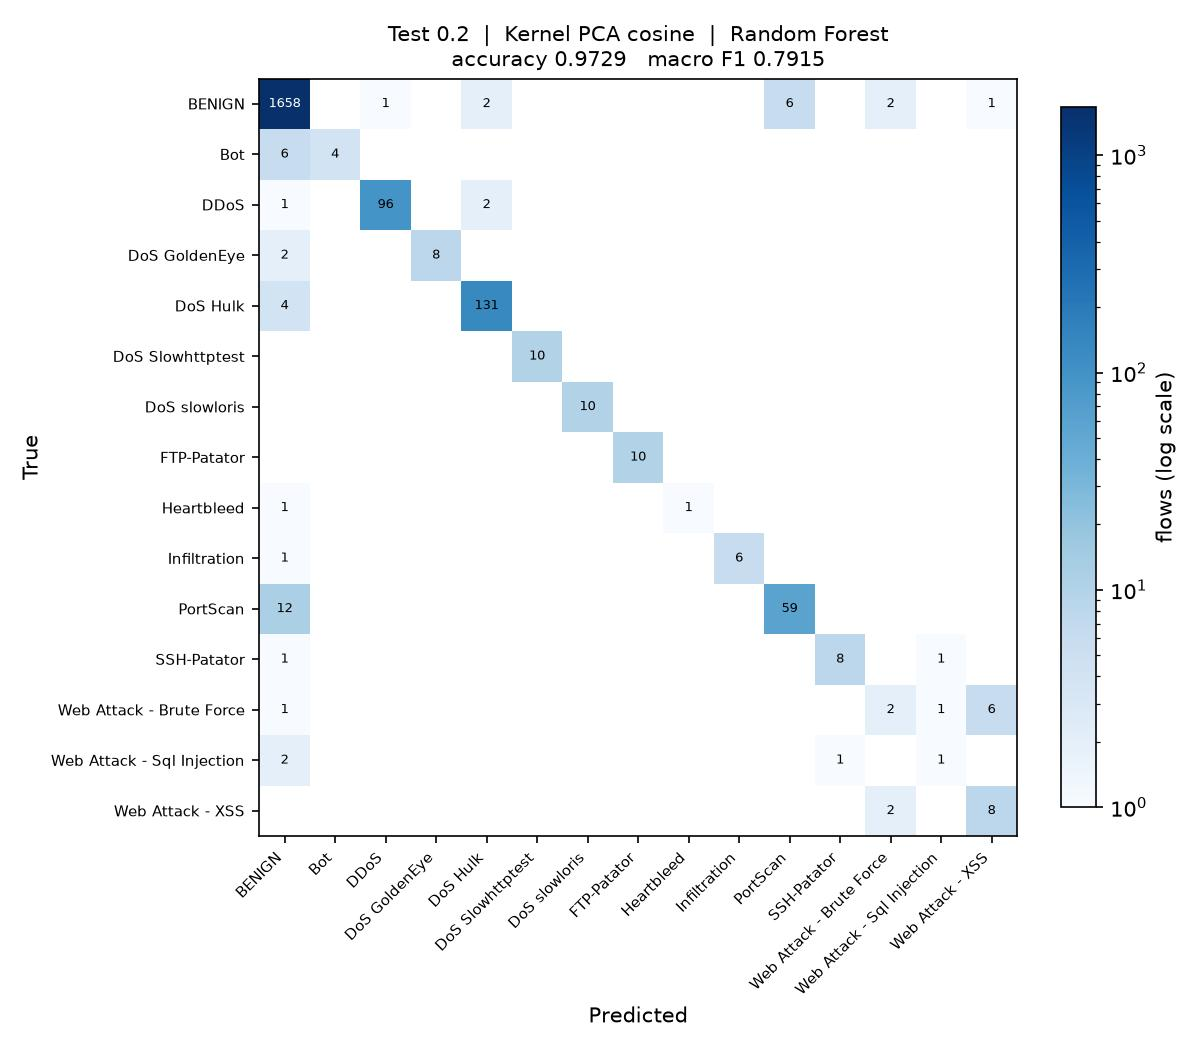

The Python source for this figure:
"""
Test_0.2_DR_COS_RF

Test size 0.2  |  Kernel PCA (cosine)  |  Random Forest  (reference sheet #7)

Run on its own:

    python Test_0.2_DR_COS_RF.py

Writes Test_0.2_DR_COS_RF.jpg (confusion matrix) and appends one row to
results/75_runs.csv.
"""

import os
import sys
import time
import warnings
from pathlib import Path

import matplotlib
matplotlib.use("Agg")
import matplotlib.pyplot as plt
import numpy as np
import pandas as pd
from sklearn.decomposition import KernelPCA
from sklearn.impute import SimpleImputer
from sklearn.metrics import (accuracy_score, confusion_matrix, f1_score,
                             precision_score, recall_score)
from sklearn.model_selection import train_test_split
from sklearn.preprocessing import LabelEncoder, StandardScaler
from sklearn.ensemble import RandomForestClassifier

sys.path.insert(0, str(Path(__file__).resolve().parent.parent))
from common import load_sample                      # noqa: E402

warnings.filterwarnings("ignore")

# ----- this run -------------------------------------------------------------
TEST_SIZE = 0.2
KERNEL = "cosine"
CLASSIFIER = "RF"
N_COMPONENTS = 15
# ----------------------------------------------------------------------------

SEED = 0
N_JOBS = max(1, (os.cpu_count() or 2) // 2)
STEM = "Test_0.2_DR_COS_RF"
HERE = Path(__file__).resolve().parent
RESULTS = HERE.parent / "results"


def main():
    t0 = time.time()
    df = load_sample(10000, 50, SEED)
    y = LabelEncoder().fit_transform(df["Label"])
    X = df.drop(columns=["Label", "Day"])
    classes = sorted(df["Label"].unique())
    print(f"{len(df):,} flows, {X.shape[1]} features, {len(classes)} classes")

    X_train, X_test, y_train, y_test = train_test_split(
        X, y, test_size=TEST_SIZE, random_state=SEED, stratify=y)

    # mean imputation and scaling, fitted on the training split only
    imputer = SimpleImputer(strategy="mean").fit(X_train)
    scaler = StandardScaler().fit(imputer.transform(X_train))
    X_train = scaler.transform(imputer.transform(X_train))
    X_test = scaler.transform(imputer.transform(X_test))

    # dimensionality reduction: Kernel PCA, fitted on the training split only.
    # arpack keeps the largest positive eigenvalues; the randomized solver ranks
    # them by magnitude and fails on the sigmoid kernel, which is not PSD.
    kpca = KernelPCA(n_components=N_COMPONENTS, kernel=KERNEL,
                     eigen_solver="arpack", random_state=SEED, n_jobs=N_JOBS)
    X_train = kpca.fit_transform(X_train)
    X_test = kpca.transform(X_test)
    print(f"Kernel PCA ({KERNEL}): {X_train.shape[1]} components")

    classifier = RandomForestClassifier(n_estimators=200, criterion="entropy",
                                    n_jobs=N_JOBS, random_state=SEED)
    classifier.fit(X_train, y_train)
    y_pred = classifier.predict(X_test)

    acc = accuracy_score(y_test, y_pred)
    pre = precision_score(y_test, y_pred, average="macro", zero_division=0)
    rec = recall_score(y_test, y_pred, average="macro", zero_division=0)
    f1 = f1_score(y_test, y_pred, average="macro", zero_division=0)
    pre_w = precision_score(y_test, y_pred, average="weighted", zero_division=0)
    rec_w = recall_score(y_test, y_pred, average="weighted", zero_division=0)
    f1_w = f1_score(y_test, y_pred, average="weighted", zero_division=0)

    print(f"Accuracy  : {acc:.4f}")
    print(f"Precision : {pre:.4f}")
    print(f"Recall    : {rec:.4f}")
    print(f"F1 Score  : {f1:.4f}")

    # confusion matrix image, named to match this script
    cm = confusion_matrix(y_test, y_pred, labels=range(len(classes)))
    fig, ax = plt.subplots(figsize=(8, 7))
    im = ax.imshow(cm, cmap="Blues", norm=matplotlib.colors.LogNorm(vmin=1))
    ax.set_xticks(range(len(classes)), classes, rotation=45, ha="right", fontsize=7)
    ax.set_yticks(range(len(classes)), classes, fontsize=7)
    ax.set_xlabel("Predicted")
    ax.set_ylabel("True")
    ax.set_title(f"Test {TEST_SIZE}  |  Kernel PCA {KERNEL}  |  Random Forest\n"
                 f"accuracy {acc:.4f}   macro F1 {f1:.4f}", fontsize=10)
    for i in range(len(classes)):
        for j in range(len(classes)):
            if cm[i, j]:
                ax.text(j, i, cm[i, j], ha="center", va="center", fontsize=6,
                        color="white" if cm[i, j] > cm.max() / 3 else "black")
    fig.colorbar(im, ax=ax, fraction=0.04, label="flows (log scale)")
    fig.tight_layout()
    fig.savefig(HERE / f"{STEM}.jpg", dpi=150)
    plt.close(fig)

    # one row appended to the shared results table
    RESULTS.mkdir(exist_ok=True)
    row = {"Test": TEST_SIZE, "DR": "COS", "Clas": CLASSIFIER,
           "Acc": round(acc, 4), "Pre": round(pre, 4), "Rec": round(rec, 4),
           "F1": round(f1, 4),
           "Pre_weighted": round(pre_w, 4), "Rec_weighted": round(rec_w, 4),
           "F1_weighted": round(f1_w, 4),
           "n_components": N_COMPONENTS, "seconds": round(time.time() - t0, 1),
           "script": STEM}
    out = RESULTS / "75_runs.csv"
    old = pd.read_csv(out).to_dict("records") if out.exists() else []
    old = [r for r in old if r.get("script") != STEM]
    pd.DataFrame(old + [row]).to_csv(out, index=False)
    print(f"saved {STEM}.jpg and appended to results/75_runs.csv "
          f"({time.time() - t0:.0f}s)")


if __name__ == "__main__":
    main()
